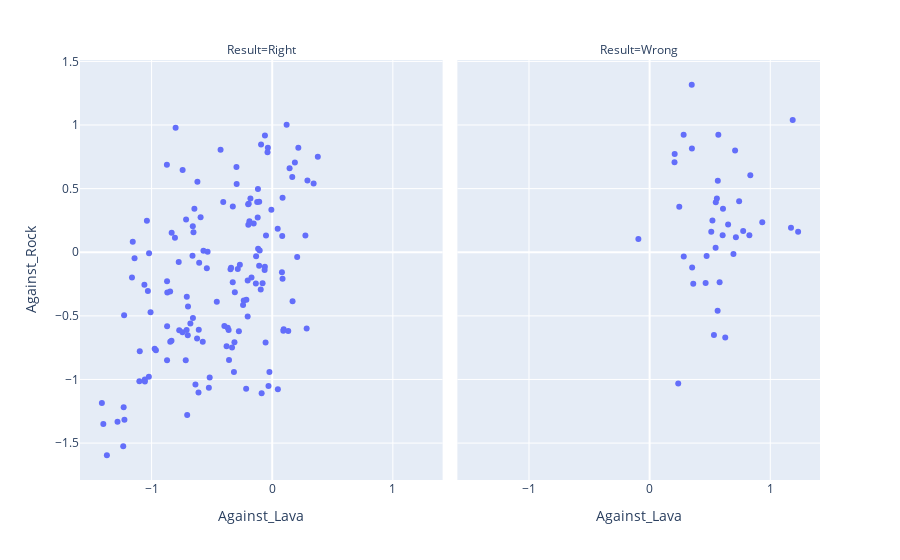

This figure's notebook cell:
### Code cell
fig = px.scatter(df_plot, x= "Against_Lava", y="Against_Rock", facet_col="Result")
fig

### Figure 1 — Plotly figure (JSON) as saved in the notebook; plotly's stock layout.template omitted (floating-point values rounded to 4 significant figures; data arrays with more than 128 entries replaced by an {"elided": "..."} marker saying what was removed)
{"data": [{"hovertemplate": "Result=Right<br>Against_Lava=%{x}<br>Against_Rock=%{y}<extra></extra>", "legendgroup": "", "marker": {"color": "#636efa", "symbol": "circle"}, "mode": "markers", "name": "", "orientation": "v", "showlegend": false, "type": "scatter", "x": {"elided": "142 float values"}, "xaxis": "x", "y": {"elided": "142 float values"}, "yaxis": "y"}, {"hovertemplate": "Result=Wrong<br>Against_Lava=%{x}<br>Against_Rock=%{y}<extra></extra>", "legendgroup": "", "marker": {"color": "#636efa", "symbol": "circle"}, "mode": "markers", "name": "", "orientation": "v", "showlegend": false, "type": "scatter", "x": [0.9339, 0.3526, 0.5696, 0.2829, 0.4725, 1.172, 0.5208, 0.827, 0.7756, 0.6054, 0.5486, 0.2077, 0.3491, 0.7153, 1.231, 0.2458, 0.742, 0.5638, 0.6949, 1.186, 0.7086, 0.5471, 0.8348, 0.282, 0.6269, 0.5802, 0.3505, 0.5111, 0.6506, 0.3617, 0.237, 0.4643, 0.5652, 0.5332, 0.6081, 0.2065, -0.0933, 0.5577], "xaxis": "x2", "y": [0.2365, -0.1204, 0.9245, -0.03366, -0.02975, 0.1932, 0.2493, 0.133, 0.1678, 0.1331, 0.3929, 0.772, 1.317, 0.1187, 0.1609, 0.3583, 0.4018, -0.4606, -0.01327, 1.04, 0.7995, 0.03613, 0.6056, 0.9238, -0.6706, -0.2366, 0.8153, 0.1606, 0.2183, -0.2479, -1.032, -0.2423, 0.5617, -0.6499, 0.3423, 0.7076, 0.1048, 0.4219], "yaxis": "y2"}], "layout": {"annotations": [{"font": {}, "showarrow": false, "text": "Result=Right", "x": 0.245, "xanchor": "center", "xref": "paper", "y": 1, "yanchor": "bottom", "yref": "paper"}, {"font": {}, "showarrow": false, "text": "Result=Wrong", "x": 0.755, "xanchor": "center", "xref": "paper", "y": 1, "yanchor": "bottom", "yref": "paper"}], "legend": {"tracegroupgap": 0}, "margin": {"t": 60}, "xaxis": {"anchor": "y", "domain": [0, 0.49], "title": {"text": "Against_Lava"}}, "xaxis2": {"anchor": "y2", "domain": [0.51, 1], "matches": "x", "title": {"text": "Against_Lava"}}, "yaxis": {"anchor": "x", "domain": [0, 1], "title": {"text": "Against_Rock"}}, "yaxis2": {"anchor": "x2", "domain": [0, 1], "matches": "y", "showticklabels": false}}}
